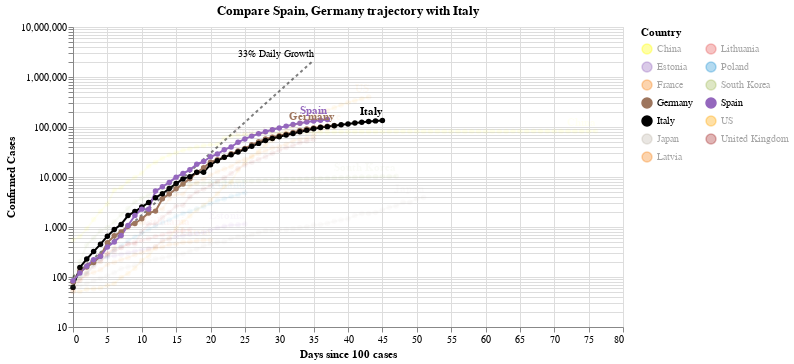

The notebook cell saved with this chart:
### Code cell
#hide_input
chart2 = make_since_chart(['Spain', 'Germany'])
chart2

### Figure 1 — Vega-Lite specification as saved in the notebook (floating-point values rounded to 4 significant figures; data arrays with more than 128 entries replaced by an {"elided": "..."} marker saying what was removed)
{"config": {"view": {"continuousWidth": 400, "continuousHeight": 300}}, "layer": [{"mark": {"type": "line", "color": "black", "opacity": 0.5, "strokeDash": [3, 3]}, "encoding": {"x": {"type": "quantitative", "field": "Days since 100 cases"}, "y": {"type": "quantitative", "field": "Confirmed Cases"}}}, {"mark": {"type": "text", "align": "right", "dy": -6, "fontSize": 10, "text": "33% Daily Growth"}, "encoding": {"x": {"type": "quantitative", "field": "Days since 100 cases"}, "y": {"type": "quantitative", "field": "Confirmed Cases"}}, "transform": [{"filter": "(datum['Days since 100 cases'] >= 35)"}]}, {"data": {"name": "data-8b8bfa64d40f54e23cdddc6a9c6bb141"}, "mark": {"type": "line", "point": true}, "encoding": {"color": {"type": "nominal", "field": "Country", "legend": {"columns": 2}, "scale": {"domain": ["China", "Estonia", "France", "Germany", "Italy", "Japan", "Latvia", "Lithuania", "Poland", "South Korea", "Spain", "US", "United Kingdom"], "range": ["yellow", "#9467bd", "#F58518", "#9D755D", "black", "#C1B7AD", "#F58518", "#E45756", "#2495D3", "#A1BA59", "#9467bd", "orange", "brown"]}}, "opacity": {"condition": {"value": 1, "selection": "selector003"}, "value": 0.05}, "tooltip": [{"type": "nominal", "field": "Country"}, {"type": "temporal", "field": "Date"}, {"type": "quantitative", "field": "Confirmed Cases"}, {"type": "quantitative", "field": "Days since 100 cases"}], "x": {"type": "quantitative", "field": "Days since 100 cases"}, "y": {"type": "quantitative", "field": "Confirmed Cases", "scale": {"type": "log"}}}, "selection": {"selector003": {"type": "multi", "fields": ["Country"], "bind": "legend", "init": [{"Country": "Spain"}, {"Country": "Germany"}, {"Country": "Italy"}]}}, "width": 550}, {"data": {"name": "data-8b8bfa64d40f54e23cdddc6a9c6bb141"}, "mark": {"type": "text", "align": "right", "dy": -8, "fontWeight": "bold"}, "encoding": {"color": {"type": "nominal", "field": "Country", "legend": {"columns": 2}, "scale": {"domain": ["China", "Estonia", "France", "Germany", "Italy", "Japan", "Latvia", "Lithuania", "Poland", "South Korea", "Spain", "US", "United Kingdom"], "range": ["yellow", "#9467bd", "#F58518", "#9D755D", "black", "#C1B7AD", "#F58518", "#E45756", "#2495D3", "#A1BA59", "#9467bd", "orange", "brown"]}}, "opacity": {"condition": {"value": 1, "selection": "selector003"}, "value": 0.05}, "text": {"type": "nominal", "field": "Country"}, "tooltip": [{"type": "nominal", "field": "Country"}, {"type": "temporal", "field": "Date"}, {"type": "quantitative", "field": "Confirmed Cases"}, {"type": "quantitative", "field": "Days since 100 cases"}], "x": {"type": "quantitative", "field": "Days since 100 cases"}, "y": {"type": "quantitative", "field": "Confirmed Cases", "scale": {"type": "log"}}}, "transform": [{"filter": "(datum['Date'] >= 1586217600000)"}], "width": 550}], "data": {"name": "data-c1a3bbf4dd040f2e7e8e7a69520e3c2a"}, "title": "Compare Spain, Germany trajectory with Italy", "$schema": "https://vega.github.io/schema/vega-lite/v4.0.2.json", "datasets": {"data-c1a3bbf4dd040f2e7e8e7a69520e3c2a": [{"Days since 100 cases": 0, "Confirmed Cases": 100.0}, {"Days since 100 cases": 1, "Confirmed Cases": 133.0}, {"Days since 100 cases": 2, "Confirmed Cases": 176.9}, {"Days since 100 cases": 3, "Confirmed Cases": 235.3}, {"Days since 100 cases": 4, "Confirmed Cases": 312.9}, {"Days since 100 cases": 5, "Confirmed Cases": 416.2}, {"Days since 100 cases": 6, "Confirmed Cases": 553.5}, {"Days since 100 cases": 7, "Confirmed Cases": 736.1}, {"Days since 100 cases": 8, "Confirmed Cases": 979.1}, {"Days since 100 cases": 9, "Confirmed Cases": 1302.0}, {"Days since 100 cases": 10, "Confirmed Cases": 1732.0}, {"Days since 100 cases": 11, "Confirmed Cases": 2303.0}, {"Days since 100 cases": 12, "Confirmed Cases": 3064.0}, {"Days since 100 cases": 13, "Confirmed Cases": 4074.0}, {"Days since 100 cases": 14, "Confirmed Cases": 5419.0}, {"Days since 100 cases": 15, "Confirmed Cases": 7207.0}, {"Days since 100 cases": 16, "Confirmed Cases": 9586.0}, {"Days since 100 cases": 17, "Confirmed Cases": 12750.0}, {"Days since 100 cases": 18, "Confirmed Cases": 16960.0}, {"Days since 100 cases": 19, "Confirmed Cases": 22550.0}, {"Days since 100 cases": 20, "Confirmed Cases": 29990.0}, {"Days since 100 cases": 21, "Confirmed Cases": 39890.0}, {"Days since 100 cases": 22, "Confirmed Cases": 53060.0}, {"Days since 100 cases": 23, "Confirmed Cases": 70560.0}, {"Days since 100 cases": 24, "Confirmed Cases": 93850.0}, {"Days since 100 cases": 25, "Confirmed Cases": 124800.0}, {"Days since 100 cases": 26, "Confirmed Cases": 166000.0}, {"Days since 100 cases": 27, "Confirmed Cases": 220800.0}, {"Days since 100 cases": 28, "Confirmed Cases": 293700.0}, {"Days since 100 cases": 29, "Confirmed Cases": 390600.0}, {"Days since 100 cases": 30, "Confirmed Cases": 519500.0}, {"Days since 100 cases": 31, "Confirmed Cases": 690900.0}, {"Days since 100 cases": 32, "Confirmed Cases": 918900.0}, {"Days since 100 cases": 33, "Confirmed Cases": 1222000.0}, {"Days since 100 cases": 34, "Confirmed Cases": 1625000.0}, {"Days since 100 cases": 35, "Confirmed Cases": 2162000.0}], "data-8b8bfa64d40f54e23cdddc6a9c6bb141": {"elided": "511 records"}}}
